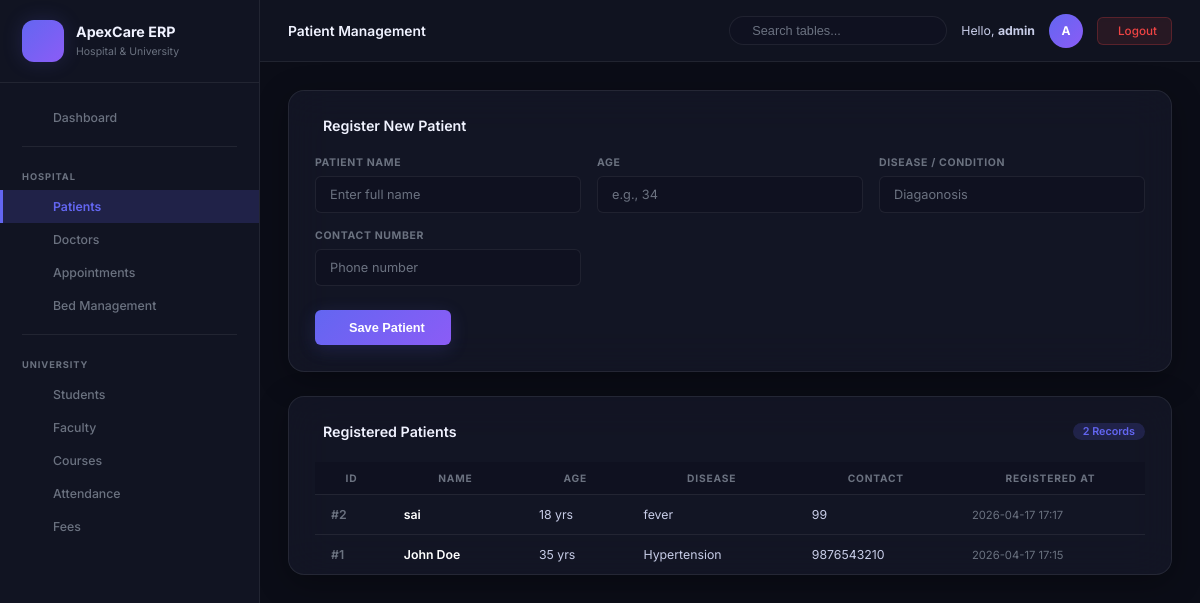
Page /hospital/patients (signed in) on the earlier database version.
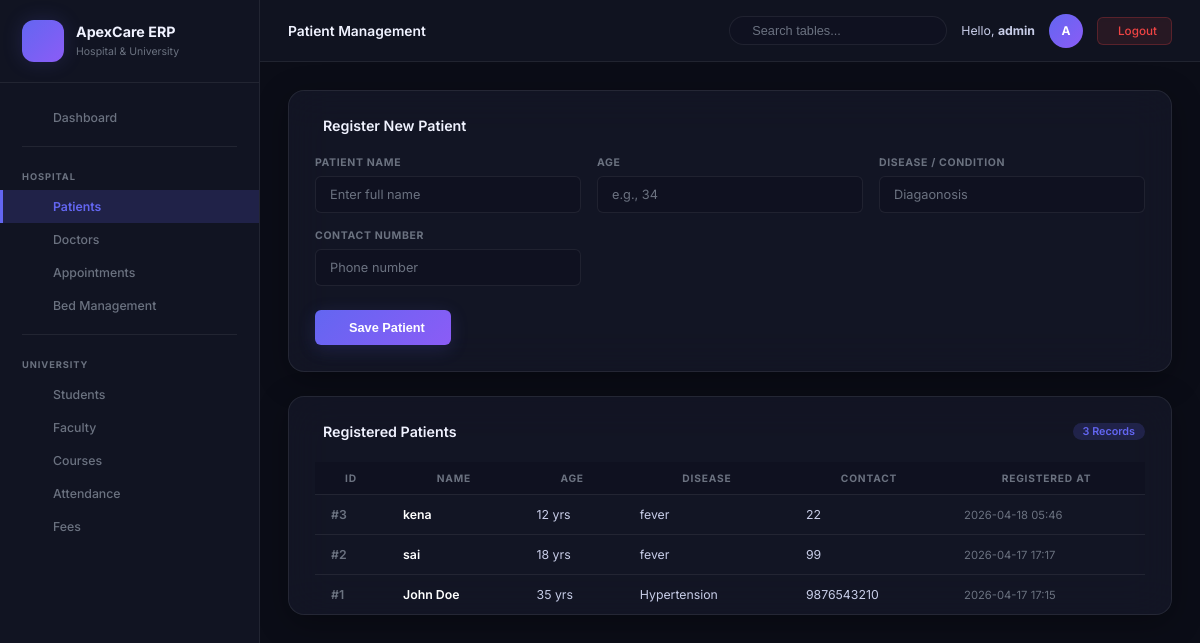
Same page on the later database version.
### tables this page shows
CREATE TABLE patients (
                id         INTEGER PRIMARY KEY AUTOINCREMENT,
                name       TEXT NOT NULL,
                age        INTEGER NOT NULL,
                disease    TEXT NOT NULL,
                contact    TEXT NOT NULL,
                created_at TIMESTAMP DEFAULT CURRENT_TIMESTAMP
            );

### routes/hospital.py (the view, shortened to what this page needs)
@hospital_bp.route('/patients', methods=['GET', 'POST'])
@login_required
def patients():
    msg, msg_type = None, None
    db = get_db()
    cursor = db.cursor()
    cursor.execute("SELECT * FROM patients ORDER BY id DESC")
    all_patients = cursor.fetchall()
    cursor.close()
    return render_template('hospital/patients.html', patients=all_patients, msg=msg, msg_type=msg_type)

### core/db.py (called while the page is built)
    def execute(self, query, args=None):
        query = query.replace('%s', '?')
        query = query.replace('AUTO_INCREMENT', 'AUTOINCREMENT')
        if args:
            self.cursor.execute(query, args)
        else:
            self.cursor.execute(query)

    def fetchall(self):
        rows = self.cursor.fetchall()
        return [dict(row) for row in rows]

    def close(self):
        self.cursor.close()

    def cursor(self):
        return SQLiteCursorWrapper(self.conn)

    def close(self):
        self.conn.close()

### routes/utils.py (called while the page is built)
def login_required(f):
    @wraps(f)
    def decorated(*args, **kwargs):
        if 'logged_in' not in session:
            flash('Please login to access this page.', 'warning')
            return redirect(url_for('auth.login'))
        return f(*args, **kwargs)
    return decorated

### templates/hospital/patients.html (shortened to what this page needs)
{% extends "base.html" %}
{% block page_title %}Patient Management{% endblock %}
{% block content %}
<div class="card-dark">
    <div class="card-head">
         Register New Patient
    </div>
    <form method="POST">
        <div class="form-grid">
            <div class="f-group">
                <label class="f-label">Patient Name</label>
                <input type="text" name="name" class="f-control" required placeholder="Enter full name">
            </div>
            <div class="f-group">
                <label class="f-label">Age</label>
                <input type="number" name="age" class="f-control" required placeholder="e.g., 34">
            </div>
            <div class="f-group">
                <label class="f-label">Disease / Condition</label>
                <input type="text" name="disease" class="f-control" required placeholder="Diagaonosis">
            </div>
            <div class="f-group">
                <label class="f-label">Contact Number</label>
                <input type="text" name="contact" class="f-control" required placeholder="Phone number">
            </div>
        </div>
        <div style="margin-top: 24px;">
            <button type="submit" class="btn-submit">
                 Save Patient
            </button>
        </div>
    </form>
</div>
<div class="card-dark" style="padding-bottom: 0;">
    <div class="card-head">
         Registered Patients
        <span class="record-badge">{{ patients|length }} Records</span>
    </div>
    {% if patients %}
    <div class="tbl-scroll">
        <table class="apex-tbl">
            <thead>
                <tr>
                    <th>ID</th>
                    <th>Name</th>
                    <th>Age</th>
                    <th>Disease</th>
                    <th>Contact</th>
                    <th>Registered At</th>
                </tr>
            </thead>
            <tbody>
                {% for p in patients %}
                <tr>
                    <td>#{{ p.id }}</td>
                    <td style="font-weight: 600; color: #fff;">{{ p.name }}</td>
                    <td>{{ p.age }} yrs</td>
                    <td>{{ p.disease }}</td>
                    <td>{{ p.contact }}</td>
                    <td style="color: var(--text-muted); font-size: .75rem;">{{ p.created_at[:16] if p.created_at else '' }}</td>
                </tr>
                {% endfor %}
            </tbody>
        </table>
    </div>
    {% else %}
    <div class="empty-state">
        <i class="ph-duotone ph-folder-open"></i>
        No patient records found in the database.
    </div>
    {% endif %}
</div>
{% endblock %}

Differences in the rows shown:
added patients: id "3", name "kena", age "12", disease "fever", contact "22", created_at "2026-04-18 05:46"
Other differences:
{{ patients|length }}: "2" → "3"
